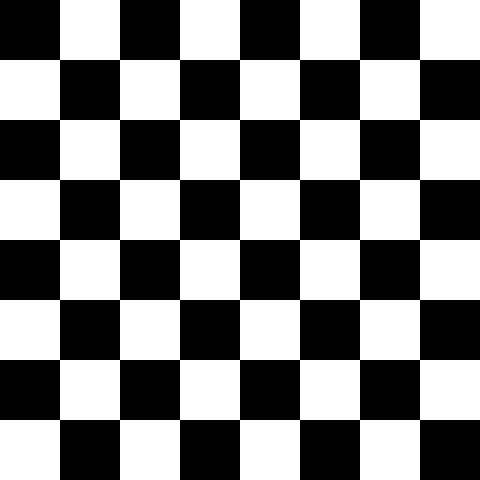
//> input picture data/checkerboard.png, 480 x 480 px
$ ./main   (built with g++ and OpenCV 4)
//> lines starting //> are read from the running program, lines starting //| are printed output that depends on the picture; after the words box and inside, x2 and y2 are one past the last pixel; in counts of white or black regions, pixels touching at a corner belong together
/**
 * @file main.cpp
 * @brief Shi-Tomasi Corner Detector (Good Features to Track)
 * @author José Miguel Guerrero Hernández
 * @note This example demonstrates the Shi-Tomasi corner detection method,
 *       an improvement over Harris that uses Gaussian derivatives for
 *       finding the best trackable features (corners).
 *
 * Shi-Tomasi vs Harris:
 *   - Harris: Uses R = λ₁·λ₂ - k(λ₁+λ₂)² = det(M) - k·trace(M)²
 *   - Shi-Tomasi: Uses R = min(λ₁, λ₂)
 *   - Shi-Tomasi is better for tracking (selects more stable corners)
 *
 * Algorithm Steps:
 *   1. Compute image gradients (Ix, Iy) using Gaussian derivatives
 *   2. Build structure tensor M = [Ix², IxIy; IxIy, Iy²] (Gaussian weighted)
 *   3. Calculate eigenvalues (λ₁, λ₂) for each pixel
 *   4. Corner response = min(λ₁, λ₂)
 *   5. Apply non-maximum suppression and quality threshold
 */

#include <cstdlib>
#include <opencv2/opencv.hpp>
#include <iostream>
#include <vector>
#include <string>

namespace Config
{
// Default detection parameters
constexpr int DEFAULT_MAX_CORNERS = 100;
constexpr double DEFAULT_QUALITY_LEVEL = 0.01;
constexpr int DEFAULT_MIN_DISTANCE = 10;
constexpr int DEFAULT_BLOCK_SIZE = 3;
constexpr double DEFAULT_K = 0.04;

// Trackbar limits
constexpr int MAX_CORNERS_LIMIT = 500;
constexpr int QUALITY_SCALE_FACTOR = 100;
constexpr int MAX_QUALITY_SCALED = 100;
constexpr int MAX_DISTANCE = 100;
constexpr int MAX_BLOCK_SIZE = 31;
constexpr int MIN_BLOCK_SIZE = 1;

// Visualization parameters
constexpr int MARKER_SIZE = 10;
constexpr int MARKER_THICKNESS = 2;
constexpr int CIRCLE_RADIUS = 5;
constexpr int CIRCLE_THICKNESS = 1;
constexpr int MAX_LABELED_CORNERS = 20;
constexpr double LABEL_FONT_SCALE = 0.4;
constexpr double LABEL_THICKNESS = 1.5;
constexpr int LABEL_OFFSET_X = 8;
constexpr int LABEL_OFFSET_Y = -8;

// Info text parameters
constexpr double INFO_FONT_SCALE = 0.4;
constexpr int INFO_THICKNESS = 1;
constexpr int INFO_TEXT_Y_1 = 25;
constexpr int INFO_TEXT_Y_2 = 55;
constexpr int INFO_TEXT_X = 10;
constexpr int INFO_MARGIN_X = 7;
constexpr int INFO_PADDING = 3;

// Key codes
constexpr int KEY_ESC = 27;
constexpr int KEY_HARRIS = 'h';
constexpr int KEY_SHITOMASI = 's';
constexpr int KEY_RESET = 'r';
constexpr int WAITKEY_DELAY = 50;
}

/**
 * @brief Application state for interactive corner detection
 */
struct ShiTomasiApp
{
  cv::Mat src;           // Original image
  cv::Mat gray;          // Grayscale image

  int max_corners = Config::DEFAULT_MAX_CORNERS;
  double quality_level = Config::DEFAULT_QUALITY_LEVEL;
  int min_distance = Config::DEFAULT_MIN_DISTANCE;
  int block_size = Config::DEFAULT_BLOCK_SIZE;
  bool use_harris = false;
  double k = Config::DEFAULT_K;

  const char * window_name = "Shi-Tomasi Corner Detection";
  const char * trackbar_corners = "Max Corners";
  const char * trackbar_quality = "Quality Level (x100)";
  const char * trackbar_distance = "Min Distance";
  const char * trackbar_block = "Block Size";
};

ShiTomasiApp app;

/**
 * @brief Detect and draw corners using current parameters
 */
void detectAndDrawCorners()
{
  // ========================================
  // Detect Corners
  // ========================================
  std::vector<cv::Point2f> corners;

  // cv::goodFeaturesToTrack: Shi-Tomasi corner detector
  // Parameters:
  //   - image: grayscale input
  //   - max_corners: maximum number to find (0 = unlimited)
  //   - quality_level: minimum quality (percentage of best corner, 0.0-1.0)
  //   - min_distance: minimum Euclidean distance between corners
  //   - mask: optional ROI
  //   - block_size: size of averaging neighborhood for gradients
  //   - use_harris_detector: false = Shi-Tomasi, true = Harris
  //   - k: Harris free parameter (only used if use_harris_detector=true)
  cv::goodFeaturesToTrack(
    app.gray,
    corners,
    app.max_corners,
    app.quality_level,
    app.min_distance,
    cv::Mat(),
    app.block_size,
    app.use_harris,
    app.k
  );

  // ========================================
  // Visualize Results
  // ========================================
  cv::Mat display = app.src.clone();

  // Draw each detected corner
  for (size_t i = 0; i < corners.size(); ++i) {
    const cv::Point2f pt = corners[i];

    // Draw cross marker
    cv::drawMarker(display, pt, cv::Scalar(0, 255, 0),
                   cv::MARKER_CROSS, Config::MARKER_SIZE,
                   Config::MARKER_THICKNESS, cv::LINE_AA);

    // Draw circle
    cv::circle(display, pt, Config::CIRCLE_RADIUS, cv::Scalar(0, 0, 255),
              Config::CIRCLE_THICKNESS, cv::LINE_AA);

    // Draw corner number (limited to avoid clutter)
    if (i < Config::MAX_LABELED_CORNERS) {
      const std::string label = std::to_string(i + 1);
      cv::putText(display, label,
                 pt + cv::Point2f(Config::LABEL_OFFSET_X, Config::LABEL_OFFSET_Y),
                 cv::FONT_HERSHEY_SIMPLEX, Config::LABEL_FONT_SCALE,
                 cv::Scalar(0, 10, 255), Config::LABEL_THICKNESS);
    }
  }

  // ========================================
  // Display Statistics
  // ========================================
  const std::string info = "Corners: " + std::to_string(corners.size()) + "/" +
    std::to_string(app.max_corners);
  const std::string method = app.use_harris ? "Harris" : "Shi-Tomasi";
  const std::string method_info = "Method: " + method;

  // Draw black background rectangles for text readability
  int baseline = 0;
  const cv::Size text_size_1 = cv::getTextSize(info, cv::FONT_HERSHEY_SIMPLEX,
                                               Config::INFO_FONT_SCALE,
                                               Config::INFO_THICKNESS, &baseline);
  const cv::Size text_size_2 = cv::getTextSize(method_info, cv::FONT_HERSHEY_SIMPLEX,
                                               Config::INFO_FONT_SCALE,
                                               Config::INFO_THICKNESS, &baseline);

  cv::rectangle(display,
               cv::Point(Config::INFO_MARGIN_X,
                        Config::INFO_TEXT_Y_1 - text_size_1.height - 2),
               cv::Point(Config::INFO_TEXT_X + text_size_1.width + Config::INFO_PADDING,
                        Config::INFO_TEXT_Y_1 + baseline + 2),
               cv::Scalar(0, 0, 0), cv::FILLED);

  cv::rectangle(display,
               cv::Point(Config::INFO_MARGIN_X,
                        Config::INFO_TEXT_Y_2 - text_size_2.height - 2),
               cv::Point(Config::INFO_TEXT_X + text_size_2.width + Config::INFO_PADDING,
                        Config::INFO_TEXT_Y_2 + baseline + 2),
               cv::Scalar(0, 0, 0), cv::FILLED);

  // Draw text over black background
  cv::putText(display, info, cv::Point(Config::INFO_TEXT_X, Config::INFO_TEXT_Y_1),
             cv::FONT_HERSHEY_SIMPLEX, Config::INFO_FONT_SCALE,
             cv::Scalar(0, 255, 0), Config::LABEL_THICKNESS);

  cv::putText(display, method_info, cv::Point(Config::INFO_TEXT_X, Config::INFO_TEXT_Y_2),
             cv::FONT_HERSHEY_SIMPLEX, Config::INFO_FONT_SCALE,
             cv::Scalar(0, 255, 0), Config::LABEL_THICKNESS);

  // ========================================
  // Display and Report
  // ========================================
  cv::imshow(app.window_name, display);

  // Print status to console
  std::cout << "\r" << method << " - Detected " << corners.size()
            << " corners (quality=" << app.quality_level
            << ", distance=" << app.min_distance
            << ", block=" << app.block_size << ")     " << std::flush;
}

/**
 * @brief Trackbar callback for max corners
 */
void onTrackbarCorners(int val, void *)
{
  app.max_corners = val;
  detectAndDrawCorners();
}

/**
 * @brief Trackbar callback for min distance
 */
void onTrackbarDistance(int val, void *)
{
  app.min_distance = val;
  detectAndDrawCorners();
}

/**
 * @brief Display help information and algorithm description
 */
void showHelp()
{
  std::cout << "========================================" << std::endl;
  std::cout << "Shi-Tomasi Corner Detection Demo" << std::endl;
  std::cout << "========================================" << std::endl;
  std::cout << "Controls:" << std::endl;
  std::cout << "  Trackbars - Adjust detection parameters" << std::endl;
  std::cout << "  h/s       - Toggle Harris/Shi-Tomasi" << std::endl;
  std::cout << "  r         - Reset to defaults" << std::endl;
  std::cout << "  ESC       - Exit" << std::endl;
  std::cout << "----------------------------------------" << std::endl;
  std::cout << "Algorithm Steps:" << std::endl;
  std::cout << "  1. Compute Gaussian derivatives (Ix, Iy)" << std::endl;
  std::cout << "  2. Structure tensor M = G*[Ix², IxIy; IxIy, Iy²]" << std::endl;
  std::cout << "  3. Shi-Tomasi: R = min(λ₁, λ₂)" << std::endl;
  std::cout << "  4. Harris: R = det(M) - k·trace(M)²" << std::endl;
  std::cout << "  5. Non-maximum suppression" << std::endl;
  std::cout << "========================================\n" << std::endl;
}

int main(int argc, char ** argv)
{
  // ========================================
  // Load and Prepare Image
  // ========================================
  const std::string filename = argc >= 2 ? argv[1] : "checkerboard.png";

  app.src = cv::imread(cv::samples::findFile(filename), cv::IMREAD_COLOR);
//> app.src is the input picture: 480 rows x 480 cols, CV_8UC3; 50% white; 1 white region, box (x1, y1, x2, y2) and area: (0, 0, 480, 480) 115200

  if (app.src.empty()) {
    std::cerr << "Error: Could not load image!" << std::endl;
    std::cerr << "Path: " << filename << std::endl;
    std::cerr << "Usage: " << argv[0] << " [image_path]" << std::endl;
    return EXIT_FAILURE;
  }

  cv::cvtColor(app.src, app.gray, cv::COLOR_BGR2GRAY);
  std::cout << "Image loaded: " << app.src.cols << "x" << app.src.rows
            << " pixels\n" << std::endl;
//| Image loaded: 480x480 pixels

  showHelp();

  // ========================================
  // Create Interactive GUI
  // ========================================
  cv::namedWindow(app.window_name, cv::WINDOW_AUTOSIZE);

  // Create trackbars for parameter adjustment
  cv::createTrackbar(app.trackbar_corners, app.window_name,
                     nullptr, Config::MAX_CORNERS_LIMIT, onTrackbarCorners);
  cv::setTrackbarPos(app.trackbar_corners, app.window_name, app.max_corners);
//> in detectAndDrawCorners, `cv::goodFeaturesToTrack( app.gray, corners, app.max_corners, app.quali..`: corners = 49 Points (x, y), first 12: [420, 420], [360, 420], [300, 420], [240, 420], [180, 420], [120, 420], [60, 420], [420, 360], [360, 360], [300, 360], [240, 360], [180, 360]
//> the loop in detectAndDrawCorners, `for (size_t i = 0; i < corners.size(); ++i)` made 49 passes
//> pass 2, in detectAndDrawCorners, `cv::putText(display, label, pt + cv::Point2f(Config::LABEL_OFFSET_X, C..`:
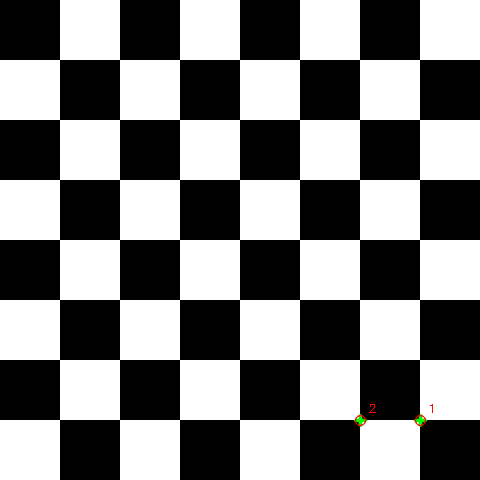
//> display: 480 rows x 480 cols, CV_8UC3; mean B, G, R 127.4, 127.5, 127.5
//> after the loop in detectAndDrawCorners, `for (size_t i = 0; i < corners.size(); ++i)`:
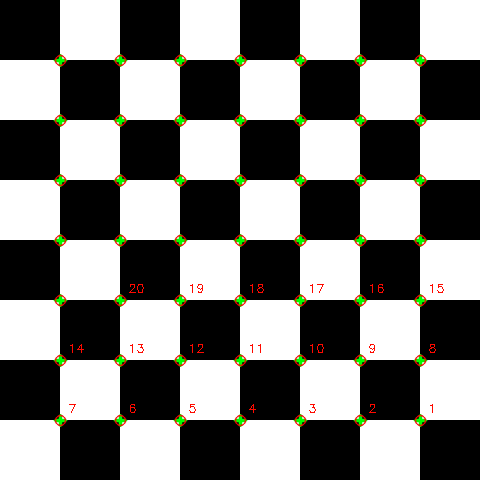
//> display: 480 rows x 480 cols, CV_8UC3; 2.94% of pixels changed, all inside (x1, y1, x2, y2) = (53, 54, 444, 428)
//> in detectAndDrawCorners, `const std::string info = "Corners: " + std::to_string(corners.size()) ..`: info = "Corners: 49/100"
//> in detectAndDrawCorners, `const std::string method = app.use_harris ? "Harris" : "Shi-Tomasi";`: method = "Shi-Tomasi"
//> in detectAndDrawCorners, `const std::string method_info = "Method: " + method;`: method_info = "Method: Shi-Tomasi"
//> in detectAndDrawCorners, `const cv::Size text_size_1 = cv::getTextSize(info, cv::FONT_HERSHEY_SI..`: baseline = 4; text_size_1 = Size(108, 9)
//> in detectAndDrawCorners, `const cv::Size text_size_2 = cv::getTextSize(method_info, cv::FONT_HER..`: text_size_2 = Size(129, 9)
//> in detectAndDrawCorners, `cv::putText(display, method_info, cv::Point(Config::INFO_TEXT_X, Confi..`:
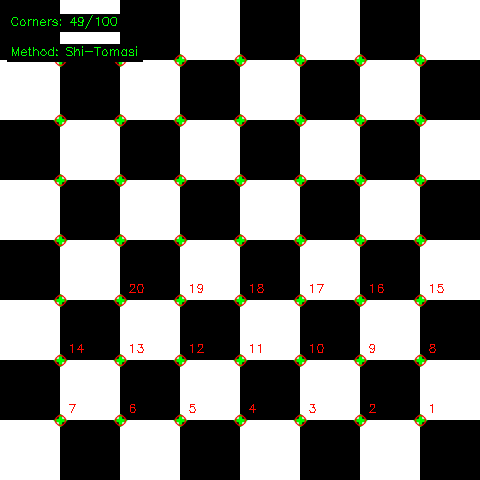
//> display: 480 rows x 480 cols, CV_8UC3; mean B, G, R 122.4, 125.8, 125
//| Shi-Tomasi - Detected 49 corners (quality=0.01, distance=10, block=3)

  cv::createTrackbar(app.trackbar_quality, app.window_name,
                     nullptr, Config::MAX_QUALITY_SCALED,
    [](int val, void *) {
      app.quality_level = val / static_cast<double>(Config::QUALITY_SCALE_FACTOR);
      if (app.quality_level > 0) {  // Prevent invalid values
        detectAndDrawCorners();
      }
    });
  cv::setTrackbarPos(app.trackbar_quality, app.window_name,
                    static_cast<int>(app.quality_level * Config::QUALITY_SCALE_FACTOR));
//> the loop in detectAndDrawCorners (call 2), `for (size_t i = 0; i < corners.size(); ++i)` made 49 passes
//> pass 3, in detectAndDrawCorners (call 2), `cv::drawMarker(display, pt, cv::Scalar(0, 255, 0), cv::MARKER_CROSS, C..`:
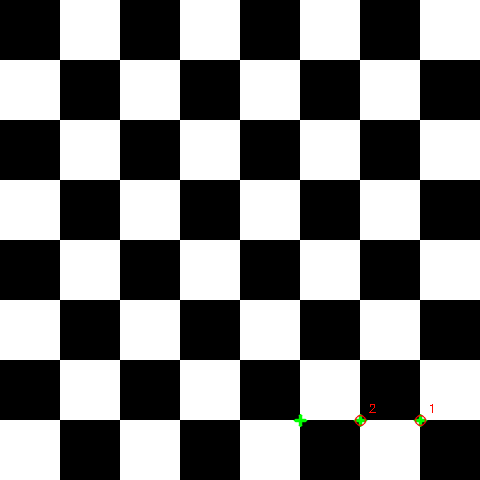
//> display: 480 rows x 480 cols, CV_8UC3; 0.18% of pixels changed, all inside (x1, y1, x2, y2) = (293, 404, 433, 428)
//| Shi-Tomasi - Detected 49 corners (quality=0.01, distance=10, block=3)

  cv::createTrackbar(app.trackbar_distance, app.window_name,
                     nullptr, Config::MAX_DISTANCE, onTrackbarDistance);
  cv::setTrackbarPos(app.trackbar_distance, app.window_name, app.min_distance);
//> in onTrackbarDistance, `app.min_distance = val;`: app.min_distance = 10
//| Shi-Tomasi - Detected 49 corners (quality=0.01, distance=10, block=3)

  cv::createTrackbar(app.trackbar_block, app.window_name,
                     nullptr, Config::MAX_BLOCK_SIZE,
    [](int val, void *) {
      // Block size must be odd and >= 1
      if (val < Config::MIN_BLOCK_SIZE) {
        val = Config::MIN_BLOCK_SIZE;
      }
      if (val % 2 == 0) {
        val += 1;
      }
      app.block_size = val;
      cv::setTrackbarPos(app.trackbar_block, app.window_name, val);
      detectAndDrawCorners();
    });
  cv::setTrackbarPos(app.trackbar_block, app.window_name, app.block_size);
//| Shi-Tomasi - Detected 49 corners (quality=0.01, distance=10, block=3)

  // ========================================
  // Execute Initial Detection
  // ========================================
  detectAndDrawCorners();
//| Shi-Tomasi - Detected 49 corners (quality=0.01, distance=10, block=3)

  // ========================================
  // Main Event Loop
  // ========================================
  while (true) {
    const int key = cv::waitKey(Config::WAITKEY_DELAY);
//> the Esc key is pressed

    if (key == Config::KEY_ESC) {
      break;
    }

    switch (key) {
      case Config::KEY_HARRIS:
      case Config::KEY_SHITOMASI:
        // Toggle between Harris and Shi-Tomasi
        app.use_harris = !app.use_harris;
        std::cout << "\nSwitched to " << (app.use_harris ? "Harris" : "Shi-Tomasi")
                  << " detector" << std::endl;
        detectAndDrawCorners();
        break;

      case Config::KEY_RESET:
        // Reset to default parameters
        app.max_corners = Config::DEFAULT_MAX_CORNERS;
        app.quality_level = Config::DEFAULT_QUALITY_LEVEL;
        app.min_distance = Config::DEFAULT_MIN_DISTANCE;
        app.block_size = Config::DEFAULT_BLOCK_SIZE;

        cv::setTrackbarPos(app.trackbar_corners, app.window_name, app.max_corners);
        cv::setTrackbarPos(app.trackbar_quality, app.window_name,
                          static_cast<int>(app.quality_level * Config::QUALITY_SCALE_FACTOR));
        cv::setTrackbarPos(app.trackbar_distance, app.window_name, app.min_distance);
        cv::setTrackbarPos(app.trackbar_block, app.window_name, app.block_size);

        std::cout << "\nReset to default parameters" << std::endl;
        detectAndDrawCorners();
        break;
    }
  }
//> after the loop, app.use_harris = false

  // ========================================
  // Cleanup and Exit
  // ========================================
  std::cout << "\n" << std::endl;
  cv::destroyAllWindows();

  return EXIT_SUCCESS;
}
